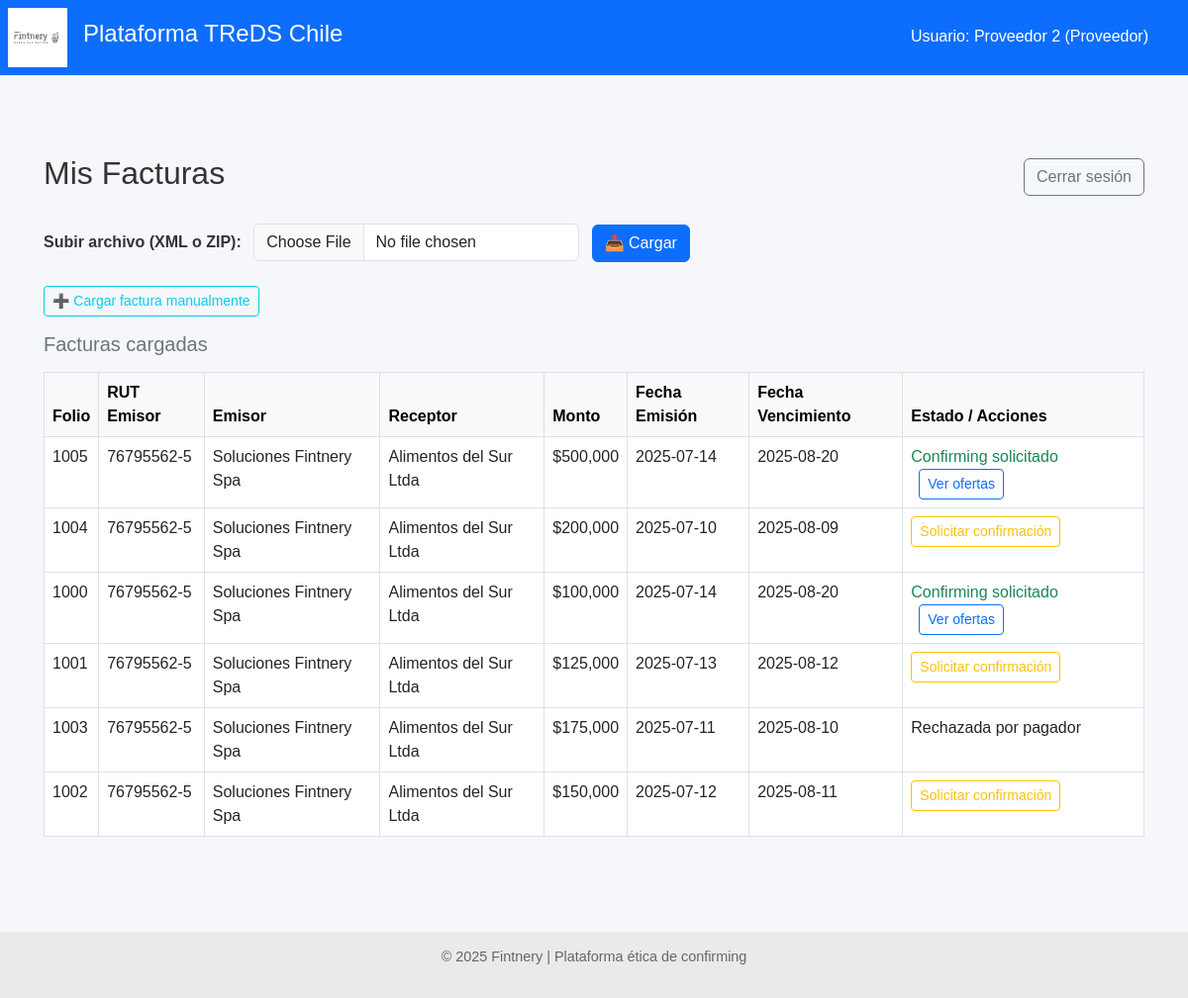
The page /proveedor/facturas (signed in) on the database its author committed.
### models.py (models this page shows)
class FacturaDB(Base):
    __tablename__ = "facturas"
    id = Column(Integer, primary_key=True, index=True)
    rut_emisor = Column(String, index=True)
    rut_receptor = Column(String)
    tipo_dte = Column(String)
    folio = Column(Integer)
    monto = Column(Integer)
    estado_dte = Column(String)
    razon_social_emisor = Column(String)
    razon_social_receptor = Column(String)
    fecha_emision = Column(Date)
    fecha_vencimiento = Column(Date)
    fecha_vencimiento_original = Column(Date, nullable=True)
    modificacion_aceptada_por_proveedor = Column(Boolean, nullable=True, default=None)
    confirming_solicitado = Column(Boolean, default=False)
    origen_confirmacion = Column(String, default="Desconocido")
    financiador_adjudicado = Column(Integer, ForeignKey("financiadores.id"), nullable=True)
    proveedor_id = Column(Integer, ForeignKey("proveedores.id"))
    proveedor = relationship("Proveedor", back_populates="facturas")
    pagador_id = Column(Integer, ForeignKey("pagadores.id"))
    pagador = relationship("Pagador", back_populates="facturas")
    ofertas = relationship("OfertaFinanciamiento", back_populates="factura")
    financiador = relationship(
        "Financiador",
        primaryjoin=Financiador.id == foreign(cast(financiador_adjudicado, Integer)), viewonly=True,
        uselist=False,
    )

class Proveedor(Base):
    __tablename__ = "proveedores"
    id = Column(Integer, primary_key=True, index=True)
    nombre = Column(String, nullable=False)
    rut = Column(String, unique=True, index=True, nullable=False)
    usuario = Column(String, unique=True, index=True, nullable=False)
    clave_hash = Column(String, nullable=False)
    facturas = relationship("FacturaDB", back_populates="proveedor")

### routers/proveedor.py (the view)
@router.get("/facturas")
def ver_facturas_proveedor(request: Request, db: Session = Depends(get_db)):
    prov_id = request.session.get("proveedor_id")
    if not prov_id:
        return RedirectResponse("/proveedor/login", 303)
    proveedor = db.query(Proveedor).get(prov_id)
    if not proveedor:
        return RedirectResponse("/proveedor/login", 303)
    nombre = proveedor.nombre
    facturas = (
    db.query(FacturaDB)
      .options(
          joinedload(FacturaDB.ofertas)
          .joinedload(OfertaFinanciamiento.financiador)
      )
      .filter(
          FacturaDB.proveedor_id == prov_id,
          FacturaDB.rut_emisor   == proveedor.rut
      )      # ← aquí termina filter
      .all() # ← aquí, sobre el Query
)
    ofertas_por_factura = {f.id: f.ofertas for f in facturas}
    return templates.TemplateResponse(
        "facturas.html",
        {
            "request": request,
            "facturas": facturas,
            "ofertas_por_factura": ofertas_por_factura,
            "proveedor_nombre": nombre
        }
    )

### templates/facturas.html (shortened to what this page needs)
{% extends "base.html" %}
{% block content %}
<div class="container mt-5">
    <div class="d-flex justify-content-between align-items-center mb-4">
        <h2>Mis Facturas</h2>
        <a href="/proveedor/logout" class="btn btn-outline-secondary">
            Cerrar sesión
        </a>
    </div>
    <form action="/proveedor/facturas"
          method="post"
          enctype="multipart/form-data"
          class="mb-4">
        <label class="form-label me-2 fw-semibold">
            Subir archivo (XML o ZIP):
        </label>
        <input type="file"
               name="archivo"
               accept=".xml,.zip"
               class="form-control d-inline-block w-auto me-2"
               required>
        <button class="btn btn-primary">
            📤 Cargar
        </button>
    </form>
    <p>
        <a class="btn btn-sm btn-outline-info"
           data-bs-toggle="collapse"
           href="#collapseManual"
           role="button"
           aria-expanded="false"
           aria-controls="collapseManual">
            ➕ Cargar factura manualmente
        </a>
    </p>
    <h5 class="text-secondary mb-3">Facturas cargadas</h5>
    <div class="table-responsive">
        <table class="table table-bordered table-hover bg-white">
            <thead class="table-light">
            <tr>
                <th>Folio</th>
                <th>RUT Emisor</th>
                <th>Emisor</th>
                <th>Receptor</th>
                <th>Monto</th>
                <th>Fecha Emisión</th>
                <th>Fecha Vencimiento</th>
                <th>Estado / Acciones</th>
            </tr>
            </thead>
            <tbody>
            {% for factura in facturas %}
                <tr>
                    <td>{{ factura.folio }}</td>
                    <td>{{ factura.rut_emisor }}</td>
                    <td>{{ factura.razon_social_emisor }}</td>
                    <td>{{ factura.razon_social_receptor }}</td>
                    <td>${{ '{:,.0f}'.format(factura.monto) }}</td>
                    <td>{{ factura.fecha_emision }}</td>
                    <td>{{ factura.fecha_vencimiento }}</td>
                    <td>
                        {% if factura.estado_dte == "Cargada" %}
                            <form method="get"
                                action="/proveedor/solicitar_confirmacion/{{ factura.id }}"
                                class="d-inline">
                                <button class="btn btn-sm btn-outline-warning">
                                    Solicitar confirmación
                                </button>
                            </form>
                        {% elif factura.estado_dte == "Confirming solicitado" %}
                            <span class="text-success">Confirming solicitado</span>
                            <a href="/proveedor/facturas?factura_id={{ factura.id }}"
                               class="btn btn-sm btn-outline-primary ms-2">
                                Ver&nbsp;ofertas
                            </a>
                        {% else %}
                            {{ factura.estado_dte }}
                        {% endif %}
                    </td>
                </tr>
            {% else %}
                <tr>
                    <td colspan="8" class="text-center text-muted">
                        No hay facturas cargadas.
                    </td>
                </tr>
            {% endfor %}
            </tbody>
        </table>
    </div>
</div>
{% endblock %}

### templates/base.html (shortened to what this page needs)
<!DOCTYPE html>
<html lang="es">
<head>
    <link href="https://cdn.jsdelivr.net/npm/bootstrap@5.3.0/dist/css/bootstrap.min.css" rel="stylesheet">
    <link rel="stylesheet" href="/static/styles.css">
</head>
<body>
    <header class="main-header d-flex align-items-center bg-primary text-white p-2">
        <img src="/static/LogoFIntneryWeb.svg" alt="Fintnery" class="logo me-3" style="height: 60px;">
        <h1 class="titulo-principal">Plataforma TReDS Chile</h1>
    </header>
    <main>
        {% block content %}{% endblock %}
    </main>
    <footer class="footer text-center mt-5">
        <p>&copy; 2025 Fintnery | Plataforma ética de confirming</p>
    </footer>
    {% if financiador_nombre or proveedor_nombre or pagador_nombre %}
    <div style="position: absolute; top: 20px; right: 30px; color: white; background-color: #0d6efd; padding: 5px 10px; border-radius: 5px;">
        Usuario:
        {% if proveedor_nombre %}{{ proveedor_nombre }} (Proveedor){% endif %}
    </div>
    {% endif %}
</body>
</html>

### static/styles.css (style rules this page uses)
body { font-family: sans-serif; margin: 0; background-color: #f5f7fa; color: #333; }
.main-header { background-color: #1f3a93; color: white; padding: 1em; display: flex; align-items: center; }
.logo { height: 40px; margin-right: 15px; }
.titulo-principal { font-size: 1.5em; }
footer.footer { background-color: #eaeaea; text-align: center; padding: 1em; font-size: 0.9em; color: #666; }
main { padding: 2em; }

### rows shown on the page
FacturaDB: folio "1005", rut_emisor "76795562-5", razon_social_emisor "Soluciones Fintnery Spa", razon_social_receptor "Alimentos del Sur Ltda", monto "500,000", fecha_emision "2025-07-14", fecha_vencimiento "2025-08-20"
FacturaDB: folio "1004", rut_emisor "76795562-5", razon_social_emisor "Soluciones Fintnery Spa", razon_social_receptor "Alimentos del Sur Ltda", monto "200,000", fecha_emision "2025-07-10", fecha_vencimiento "2025-08-09"
FacturaDB: folio "1000", rut_emisor "76795562-5", razon_social_emisor "Soluciones Fintnery Spa", razon_social_receptor "Alimentos del Sur Ltda", monto "100,000", fecha_emision "2025-07-14", fecha_vencimiento "2025-08-20"
FacturaDB: folio "1001", rut_emisor "76795562-5", razon_social_emisor "Soluciones Fintnery Spa", razon_social_receptor "Alimentos del Sur Ltda", monto "125,000", fecha_emision "2025-07-13", fecha_vencimiento "2025-08-12"
FacturaDB: folio "1003", rut_emisor "76795562-5", razon_social_emisor "Soluciones Fintnery Spa", razon_social_receptor "Alimentos del Sur Ltda", monto "175,000", fecha_emision "2025-07-11", fecha_vencimiento "2025-08-10", estado_dte "Rechazada por pagador"
FacturaDB: folio "1002", rut_emisor "76795562-5", razon_social_emisor "Soluciones Fintnery Spa", razon_social_receptor "Alimentos del Sur Ltda", monto "150,000", fecha_emision "2025-07-12", fecha_vencimiento "2025-08-11"
Proveedor: nombre "Proveedor 2"
